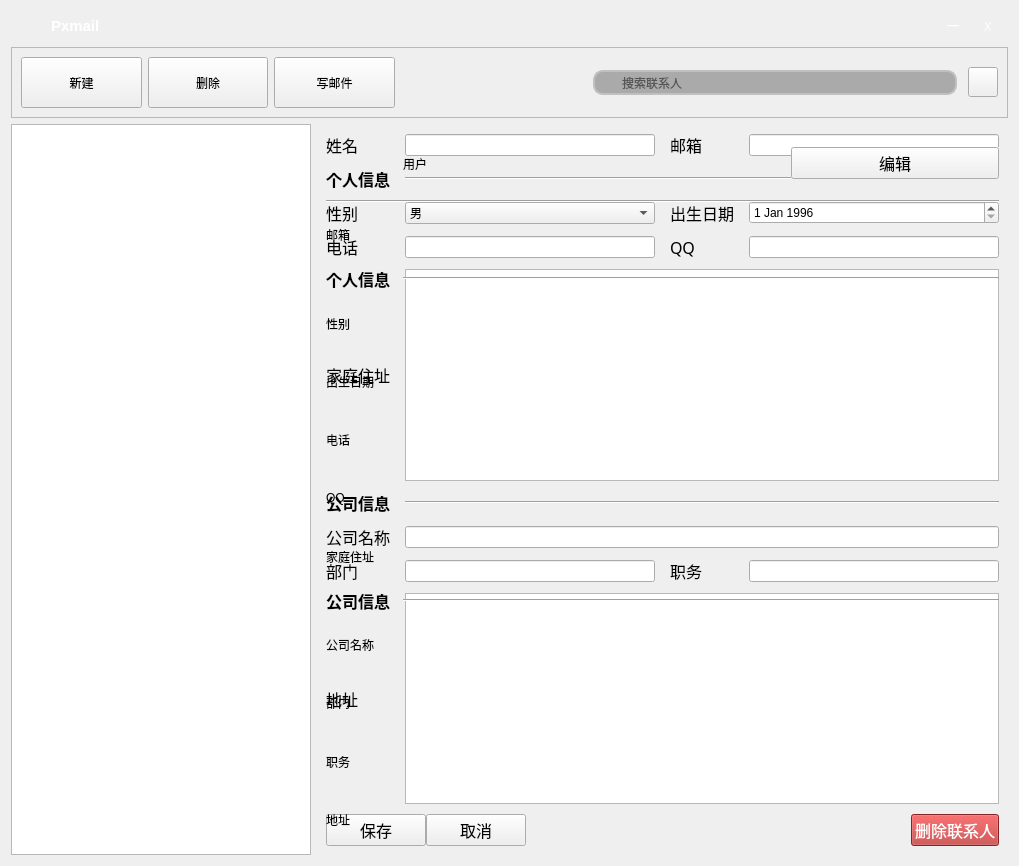
<?xml version="1.0" encoding="UTF-8"?>
<ui version="4.0">
 <class>Form</class>
 <widget class="QWidget" name="Form">
  <property name="geometry">
   <rect>
    <x>0</x>
    <y>0</y>
    <width>1019</width>
    <height>866</height>
   </rect>
  </property>
  <property name="focusPolicy">
   <enum>Qt::StrongFocus</enum>
  </property>
  <property name="contextMenuPolicy">
   <enum>Qt::ActionsContextMenu</enum>
  </property>
  <property name="windowTitle">
   <string>Form</string>
  </property>
  <layout class="QGridLayout" name="gridLayout_3">
   <item row="0" column="0" colspan="3">
    <widget class="QWidget" name="widget_3" native="true">
     <property name="minimumSize">
      <size>
       <width>40</width>
       <height>30</height>
      </size>
     </property>
     <property name="styleSheet">
      <string notr="true">/*background: rgb(68, 69, 73);*/</string>
     </property>
     <layout class="QHBoxLayout" name="horizontalLayout_10" stretch="1,5,20,1,0">
      <property name="spacing">
       <number>5</number>
      </property>
      <property name="leftMargin">
       <number>5</number>
      </property>
      <property name="topMargin">
       <number>0</number>
      </property>
      <property name="rightMargin">
       <number>5</number>
      </property>
      <property name="bottomMargin">
       <number>0</number>
      </property>
      <item>
       <widget class="QLabel" name="iconlabel">
        <property name="minimumSize">
         <size>
          <width>30</width>
          <height>30</height>
         </size>
        </property>
        <property name="maximumSize">
         <size>
          <width>30</width>
          <height>30</height>
         </size>
        </property>
        <property name="pixmap">
         <pixmap>logo.png</pixmap>
        </property>
        <property name="scaledContents">
         <bool>true</bool>
        </property>
       </widget>
      </item>
      <item>
       <widget class="QLabel" name="label_4">
        <property name="text">
         <string>&lt;html&gt;&lt;head/&gt;&lt;body&gt;&lt;p&gt;&lt;span style=&quot; font-size:11pt; font-weight:600; color:#ffffff;&quot;&gt;Pxmail&lt;/span&gt;&lt;/p&gt;&lt;/body&gt;&lt;/html&gt;</string>
        </property>
       </widget>
      </item>
      <item>
       <spacer name="horizontalSpacer_2">
        <property name="orientation">
         <enum>Qt::Horizontal</enum>
        </property>
        <property name="sizeHint" stdset="0">
         <size>
          <width>751</width>
          <height>20</height>
         </size>
        </property>
       </spacer>
      </item>
      <item>
       <widget class="QLabel" name="labelmin">
        <property name="minimumSize">
         <size>
          <width>30</width>
          <height>30</height>
         </size>
        </property>
        <property name="maximumSize">
         <size>
          <width>30</width>
          <height>30</height>
         </size>
        </property>
        <property name="font">
         <font>
          <family>微软雅黑</family>
         </font>
        </property>
        <property name="styleSheet">
         <string notr="true">QLabel{
   color:white;
	border:0px;
}
QLabel:hover{
   background-color:rgb(255,255,255,50%);
}</string>
        </property>
        <property name="text">
         <string>一</string>
        </property>
        <property name="alignment">
         <set>Qt::AlignCenter</set>
        </property>
       </widget>
      </item>
      <item>
       <widget class="QLabel" name="labelclose">
        <property name="minimumSize">
         <size>
          <width>30</width>
          <height>30</height>
         </size>
        </property>
        <property name="maximumSize">
         <size>
          <width>30</width>
          <height>30</height>
         </size>
        </property>
        <property name="font">
         <font>
          <family>微软雅黑</family>
         </font>
        </property>
        <property name="styleSheet">
         <string notr="true">QLabel{
   color:white;
   border:0px;
}
QLabel:hover{

   background-color:red;

}</string>
        </property>
        <property name="text">
         <string>X</string>
        </property>
        <property name="alignment">
         <set>Qt::AlignCenter</set>
        </property>
       </widget>
      </item>
     </layout>
    </widget>
   </item>
   <item row="1" column="0" rowspan="2" colspan="3">
    <widget class="QFrame" name="frame_2">
     <property name="frameShape">
      <enum>QFrame::StyledPanel</enum>
     </property>
     <property name="frameShadow">
      <enum>QFrame::Raised</enum>
     </property>
     <layout class="QHBoxLayout" name="horizontalLayout_3" stretch="8,4,8,0">
      <item>
       <layout class="QHBoxLayout" name="horizontalLayout_2">
        <item>
         <widget class="QPushButton" name="composeButton">
          <property name="minimumSize">
           <size>
            <width>91</width>
            <height>51</height>
           </size>
          </property>
          <property name="focusPolicy">
           <enum>Qt::NoFocus</enum>
          </property>
          <property name="styleSheet">
           <string notr="true">/*QPushButton{

border: none;

}
QPushButton:hover{
  background-color: qconicalgradient(cx:0.5, cy:0.522909, angle:179.9, stop:0.494318 rgba(181, 225, 250, 255), stop:0.5 rgba(222, 242, 251, 255));

}
QPushButton:pressed{
  background-color: qconicalgradient(cx:0.5, cy:0.522909, angle:179.9, stop:0.494318 rgba(134, 198, 233, 255), stop:0.5 rgba(206, 234, 248, 255));
 
}
*/</string>
          </property>
          <property name="text">
           <string>新建</string>
          </property>
          <property name="icon">
           <iconset>
            <normaloff>send.png</normaloff>send.png</iconset>
          </property>
          <property name="iconSize">
           <size>
            <width>30</width>
            <height>30</height>
           </size>
          </property>
         </widget>
        </item>
        <item>
         <widget class="QPushButton" name="refreshButton">
          <property name="minimumSize">
           <size>
            <width>91</width>
            <height>51</height>
           </size>
          </property>
          <property name="focusPolicy">
           <enum>Qt::NoFocus</enum>
          </property>
          <property name="styleSheet">
           <string notr="true"/>
          </property>
          <property name="text">
           <string>删除</string>
          </property>
          <property name="icon">
           <iconset>
            <normaloff>1refresh_128px_1194515_easyicon.net.png</normaloff>1refresh_128px_1194515_easyicon.net.png</iconset>
          </property>
          <property name="iconSize">
           <size>
            <width>30</width>
            <height>30</height>
           </size>
          </property>
         </widget>
        </item>
        <item>
         <widget class="QPushButton" name="contactlistButton">
          <property name="minimumSize">
           <size>
            <width>91</width>
            <height>51</height>
           </size>
          </property>
          <property name="focusPolicy">
           <enum>Qt::NoFocus</enum>
          </property>
          <property name="styleSheet">
           <string notr="true"/>
          </property>
          <property name="text">
           <string>写邮件</string>
          </property>
          <property name="icon">
           <iconset>
            <normaloff>1point_list_128px_1190662_easyicon.net.png</normaloff>1point_list_128px_1190662_easyicon.net.png</iconset>
          </property>
          <property name="iconSize">
           <size>
            <width>30</width>
            <height>30</height>
           </size>
          </property>
         </widget>
        </item>
       </layout>
      </item>
      <item>
       <spacer name="horizontalSpacer_3">
        <property name="orientation">
         <enum>Qt::Horizontal</enum>
        </property>
        <property name="sizeHint" stdset="0">
         <size>
          <width>205</width>
          <height>20</height>
         </size>
        </property>
       </spacer>
      </item>
      <item>
       <widget class="QFrame" name="frame_3">
        <property name="frameShape">
         <enum>QFrame::NoFrame</enum>
        </property>
        <property name="frameShadow">
         <enum>QFrame::Plain</enum>
        </property>
        <property name="lineWidth">
         <number>1</number>
        </property>
        <layout class="QHBoxLayout" name="horizontalLayout_7">
         <property name="spacing">
          <number>0</number>
         </property>
         <property name="margin">
          <number>5</number>
         </property>
         <item>
          <widget class="QLabel" name="searchlabel">
           <property name="minimumSize">
            <size>
             <width>25</width>
             <height>25</height>
            </size>
           </property>
           <property name="maximumSize">
            <size>
             <width>22</width>
             <height>25</height>
            </size>
           </property>
           <property name="styleSheet">
            <string notr="true">
border:2px solid gray;
border-top-left-radius:10px;
border-bottom-left-radius:10px;
padding:2px 2px;
border-right: none; 
border-color:silver;

background-color: #AAA;
color: #000;</string>
           </property>
           <property name="text">
            <string/>
           </property>
           <property name="pixmap">
            <pixmap>search24.png</pixmap>
           </property>
          </widget>
         </item>
         <item>
          <widget class="QLineEdit" name="searchEdit">
           <property name="minimumSize">
            <size>
             <width>0</width>
             <height>25</height>
            </size>
           </property>
           <property name="sizeIncrement">
            <size>
             <width>0</width>
             <height>24</height>
            </size>
           </property>
           <property name="focusPolicy">
            <enum>Qt::ClickFocus</enum>
           </property>
           <property name="styleSheet">
            <string notr="true">border:2px solid gray;
padding:2px 2px; 
border-left: 0px;
border-right:0px;
border-color:silver;

background-color: #AAA;
    color: #000;
   /*border: 2px solid #555;*/

</string>
           </property>
           <property name="text">
            <string/>
           </property>
           <property name="placeholderText">
            <string>搜索联系人</string>
           </property>
          </widget>
         </item>
         <item>
          <widget class="QLabel" name="Xlabel">
           <property name="minimumSize">
            <size>
             <width>25</width>
             <height>25</height>
            </size>
           </property>
           <property name="maximumSize">
            <size>
             <width>25</width>
             <height>25</height>
            </size>
           </property>
           <property name="styleSheet">
            <string notr="true">
border:2px solid gray;
border-top-right-radius:10px;
border-bottom-right-radius:10px;
padding:2px 2px;
border-color:silver;
border-left:none;


background-color: #AAA;
color: #000;

</string>
           </property>
           <property name="text">
            <string/>
           </property>
           <property name="alignment">
            <set>Qt::AlignCenter</set>
           </property>
          </widget>
         </item>
        </layout>
       </widget>
      </item>
      <item>
       <widget class="QPushButton" name="toolButton">
        <property name="minimumSize">
         <size>
          <width>30</width>
          <height>30</height>
         </size>
        </property>
        <property name="maximumSize">
         <size>
          <width>30</width>
          <height>30</height>
         </size>
        </property>
        <property name="focusPolicy">
         <enum>Qt::NoFocus</enum>
        </property>
        <property name="styleSheet">
         <string notr="true">/*QPushButton {
     
        text-align:  right center;
        padding-left: 3px;
}*/
QPushButton::menu-indicator {
      /*  subcontrol-position: right center;
        subcontrol-origin: padding;
        padding-right: 3px;*/
         image: none; 
}</string>
        </property>
        <property name="icon">
         <iconset>
          <normaloff>Black/arrowBottom.png</normaloff>Black/arrowBottom.png</iconset>
        </property>
       </widget>
      </item>
     </layout>
    </widget>
   </item>
   <item row="3" column="2">
    <widget class="QWidget" name="widgetEdit" native="true">
     <property name="enabled">
      <bool>true</bool>
     </property>
     <property name="cursor">
      <cursorShape>ArrowCursor</cursorShape>
     </property>
     <property name="focusPolicy">
      <enum>Qt::NoFocus</enum>
     </property>
     <property name="acceptDrops">
      <bool>false</bool>
     </property>
     <property name="autoFillBackground">
      <bool>false</bool>
     </property>
     <layout class="QGridLayout" name="gridLayout">
      <property name="horizontalSpacing">
       <number>15</number>
      </property>
      <property name="verticalSpacing">
       <number>10</number>
      </property>
      <item row="8" column="0">
       <widget class="QLabel" name="label_13">
        <property name="font">
         <font>
          <family>黑体</family>
          <pointsize>12</pointsize>
         </font>
        </property>
        <property name="text">
         <string>地址</string>
        </property>
       </widget>
      </item>
      <item row="0" column="0">
       <widget class="QLabel" name="label_14">
        <property name="font">
         <font>
          <family>黑体</family>
          <pointsize>12</pointsize>
         </font>
        </property>
        <property name="text">
         <string>姓名</string>
        </property>
       </widget>
      </item>
      <item row="0" column="1">
       <widget class="QLineEdit" name="Editname">
        <property name="text">
         <string/>
        </property>
       </widget>
      </item>
      <item row="0" column="3">
       <widget class="QLineEdit" name="Editmail"/>
      </item>
      <item row="0" column="2">
       <widget class="QLabel" name="label_3">
        <property name="font">
         <font>
          <family>黑体</family>
          <pointsize>12</pointsize>
         </font>
        </property>
        <property name="text">
         <string>邮箱</string>
        </property>
       </widget>
      </item>
      <item row="2" column="0">
       <widget class="QLabel" name="label_2">
        <property name="font">
         <font>
          <family>黑体</family>
          <pointsize>12</pointsize>
         </font>
        </property>
        <property name="text">
         <string>性别</string>
        </property>
       </widget>
      </item>
      <item row="2" column="1">
       <widget class="QComboBox" name="comboBoxsex">
        <item>
         <property name="text">
          <string>男</string>
         </property>
        </item>
        <item>
         <property name="text">
          <string>女</string>
         </property>
        </item>
       </widget>
      </item>
      <item row="1" column="1" colspan="3">
       <widget class="Line" name="line">
        <property name="orientation">
         <enum>Qt::Horizontal</enum>
        </property>
       </widget>
      </item>
      <item row="1" column="0">
       <widget class="QLabel" name="labelPrivate">
        <property name="font">
         <font>
          <family>黑体</family>
          <pointsize>12</pointsize>
          <weight>75</weight>
          <italic>false</italic>
          <bold>true</bold>
         </font>
        </property>
        <property name="text">
         <string>个人信息</string>
        </property>
       </widget>
      </item>
      <item row="2" column="2">
       <widget class="QLabel" name="label_5">
        <property name="font">
         <font>
          <family>黑体</family>
          <pointsize>12</pointsize>
         </font>
        </property>
        <property name="text">
         <string>出生日期</string>
        </property>
       </widget>
      </item>
      <item row="3" column="1">
       <widget class="QLineEdit" name="Editphone"/>
      </item>
      <item row="2" column="3">
       <widget class="QDateEdit" name="dateEdit">
        <property name="dateTime">
         <datetime>
          <hour>0</hour>
          <minute>0</minute>
          <second>0</second>
          <year>1996</year>
          <month>1</month>
          <day>1</day>
         </datetime>
        </property>
       </widget>
      </item>
      <item row="3" column="0">
       <widget class="QLabel" name="label_6">
        <property name="font">
         <font>
          <family>黑体</family>
          <pointsize>12</pointsize>
         </font>
        </property>
        <property name="text">
         <string>电话</string>
        </property>
       </widget>
      </item>
      <item row="3" column="2">
       <widget class="QLabel" name="label_7">
        <property name="font">
         <font>
          <family>黑体</family>
          <pointsize>12</pointsize>
         </font>
        </property>
        <property name="text">
         <string>QQ</string>
        </property>
       </widget>
      </item>
      <item row="3" column="3">
       <widget class="QLineEdit" name="Editqq"/>
      </item>
      <item row="5" column="1" colspan="3">
       <widget class="Line" name="line_2">
        <property name="orientation">
         <enum>Qt::Horizontal</enum>
        </property>
       </widget>
      </item>
      <item row="6" column="0">
       <widget class="QLabel" name="labelcom_2">
        <property name="font">
         <font>
          <family>黑体</family>
          <pointsize>12</pointsize>
         </font>
        </property>
        <property name="text">
         <string>公司名称</string>
        </property>
       </widget>
      </item>
      <item row="4" column="0">
       <widget class="QLabel" name="label_8">
        <property name="font">
         <font>
          <family>黑体</family>
          <pointsize>12</pointsize>
         </font>
        </property>
        <property name="text">
         <string>家庭住址</string>
        </property>
       </widget>
      </item>
      <item row="5" column="0">
       <widget class="QLabel" name="labelCompany">
        <property name="font">
         <font>
          <family>黑体</family>
          <pointsize>12</pointsize>
          <weight>75</weight>
          <bold>true</bold>
         </font>
        </property>
        <property name="text">
         <string>公司信息</string>
        </property>
       </widget>
      </item>
      <item row="7" column="0">
       <widget class="QLabel" name="label_11">
        <property name="font">
         <font>
          <family>黑体</family>
          <pointsize>12</pointsize>
         </font>
        </property>
        <property name="text">
         <string>部门</string>
        </property>
       </widget>
      </item>
      <item row="7" column="3">
       <widget class="QLineEdit" name="Editwork"/>
      </item>
      <item row="7" column="1">
       <widget class="QLineEdit" name="Editpart"/>
      </item>
      <item row="7" column="2">
       <widget class="QLabel" name="label_12">
        <property name="font">
         <font>
          <family>黑体</family>
          <pointsize>12</pointsize>
         </font>
        </property>
        <property name="text">
         <string>职务</string>
        </property>
       </widget>
      </item>
      <item row="4" column="1" colspan="3">
       <widget class="QTextEdit" name="Edithomeadd"/>
      </item>
      <item row="9" column="0" colspan="4">
       <layout class="QHBoxLayout" name="horizontalLayout">
        <item>
         <widget class="QPushButton" name="pushButtonsave">
          <property name="minimumSize">
           <size>
            <width>100</width>
            <height>0</height>
           </size>
          </property>
          <property name="maximumSize">
           <size>
            <width>120</width>
            <height>16777215</height>
           </size>
          </property>
          <property name="font">
           <font>
            <family>黑体</family>
            <pointsize>12</pointsize>
           </font>
          </property>
          <property name="text">
           <string>保存</string>
          </property>
         </widget>
        </item>
        <item>
         <widget class="QPushButton" name="pushButtoncancel">
          <property name="minimumSize">
           <size>
            <width>100</width>
            <height>0</height>
           </size>
          </property>
          <property name="maximumSize">
           <size>
            <width>120</width>
            <height>16777215</height>
           </size>
          </property>
          <property name="font">
           <font>
            <family>黑体</family>
            <pointsize>12</pointsize>
           </font>
          </property>
          <property name="text">
           <string>取消</string>
          </property>
         </widget>
        </item>
        <item>
         <spacer name="horizontalSpacer">
          <property name="orientation">
           <enum>Qt::Horizontal</enum>
          </property>
          <property name="sizeHint" stdset="0">
           <size>
            <width>40</width>
            <height>20</height>
           </size>
          </property>
         </spacer>
        </item>
        <item>
         <widget class="QPushButton" name="pushButtondelete">
          <property name="font">
           <font>
            <family>黑体</family>
            <pointsize>12</pointsize>
           </font>
          </property>
          <property name="styleSheet">
           <string notr="true">
   color:white;




background-color: rgb(185, 50, 50);
</string>
          </property>
          <property name="text">
           <string>删除联系人</string>
          </property>
         </widget>
        </item>
       </layout>
      </item>
      <item row="8" column="1" colspan="3">
       <widget class="QTextEdit" name="Editcomadd"/>
      </item>
      <item row="6" column="1" colspan="3">
       <widget class="QLineEdit" name="Editcom"/>
      </item>
     </layout>
    </widget>
   </item>
   <item row="3" column="1" colspan="2">
    <widget class="QWidget" name="widgetShow" native="true">
     <layout class="QGridLayout" name="gridLayout_2">
      <item row="0" column="0">
       <widget class="QLabel" name="labelimage">
        <property name="minimumSize">
         <size>
          <width>71</width>
          <height>61</height>
         </size>
        </property>
        <property name="maximumSize">
         <size>
          <width>71</width>
          <height>61</height>
         </size>
        </property>
        <property name="text">
         <string/>
        </property>
        <property name="pixmap">
         <pixmap>person.png</pixmap>
        </property>
       </widget>
      </item>
      <item row="7" column="0">
       <widget class="QLabel" name="labelqq">
        <property name="text">
         <string>QQ</string>
        </property>
       </widget>
      </item>
      <item row="2" column="0">
       <widget class="QLabel" name="labelmail">
        <property name="text">
         <string>邮箱</string>
        </property>
       </widget>
      </item>
      <item row="4" column="0">
       <widget class="QLabel" name="labelsex">
        <property name="text">
         <string>性别</string>
        </property>
       </widget>
      </item>
      <item row="3" column="0">
       <widget class="QLabel" name="labelPrivate2">
        <property name="font">
         <font>
          <family>黑体</family>
          <pointsize>12</pointsize>
          <weight>75</weight>
          <italic>false</italic>
          <bold>true</bold>
         </font>
        </property>
        <property name="text">
         <string>个人信息</string>
        </property>
       </widget>
      </item>
      <item row="8" column="0">
       <widget class="QLabel" name="labelhomeadd">
        <property name="text">
         <string>家庭住址</string>
        </property>
       </widget>
      </item>
      <item row="1" column="0" colspan="4">
       <widget class="Line" name="line_3">
        <property name="orientation">
         <enum>Qt::Horizontal</enum>
        </property>
       </widget>
      </item>
      <item row="6" column="0">
       <widget class="QLabel" name="labelphone">
        <property name="text">
         <string>电话</string>
        </property>
       </widget>
      </item>
      <item row="0" column="1" colspan="2">
       <widget class="QLabel" name="labelname">
        <property name="text">
         <string>用户</string>
        </property>
       </widget>
      </item>
      <item row="0" column="3">
       <widget class="QPushButton" name="EditButton">
        <property name="minimumSize">
         <size>
          <width>208</width>
          <height>29</height>
         </size>
        </property>
        <property name="font">
         <font>
          <family>黑体</family>
          <pointsize>12</pointsize>
         </font>
        </property>
        <property name="mouseTracking">
         <bool>false</bool>
        </property>
        <property name="layoutDirection">
         <enum>Qt::LeftToRight</enum>
        </property>
        <property name="autoFillBackground">
         <bool>true</bool>
        </property>
        <property name="text">
         <string>编辑</string>
        </property>
        <property name="autoRepeatDelay">
         <number>300</number>
        </property>
        <property name="autoDefault">
         <bool>false</bool>
        </property>
        <property name="default">
         <bool>false</bool>
        </property>
       </widget>
      </item>
      <item row="5" column="0">
       <widget class="QLabel" name="labelbirth">
        <property name="text">
         <string>出生日期</string>
        </property>
       </widget>
      </item>
      <item row="3" column="1" colspan="3">
       <widget class="Line" name="line_4">
        <property name="orientation">
         <enum>Qt::Horizontal</enum>
        </property>
       </widget>
      </item>
      <item row="2" column="1" colspan="3">
       <widget class="QLabel" name="labelmailtxt">
        <property name="text">
         <string/>
        </property>
       </widget>
      </item>
      <item row="10" column="0">
       <widget class="QLabel" name="labelcom">
        <property name="text">
         <string>公司名称</string>
        </property>
       </widget>
      </item>
      <item row="11" column="0">
       <widget class="QLabel" name="labelpart">
        <property name="text">
         <string>部门</string>
        </property>
       </widget>
      </item>
      <item row="12" column="0">
       <widget class="QLabel" name="labelwork">
        <property name="text">
         <string>职务</string>
        </property>
       </widget>
      </item>
      <item row="13" column="0">
       <widget class="QLabel" name="labelcomadd">
        <property name="text">
         <string>地址</string>
        </property>
       </widget>
      </item>
      <item row="9" column="0">
       <widget class="QLabel" name="labelCompany2">
        <property name="font">
         <font>
          <family>黑体</family>
          <pointsize>12</pointsize>
          <weight>75</weight>
          <bold>true</bold>
         </font>
        </property>
        <property name="text">
         <string>公司信息</string>
        </property>
       </widget>
      </item>
      <item row="9" column="1" colspan="3">
       <widget class="Line" name="line_5">
        <property name="orientation">
         <enum>Qt::Horizontal</enum>
        </property>
       </widget>
      </item>
      <item row="10" column="1" colspan="2">
       <widget class="QLabel" name="labelcomtxt">
        <property name="text">
         <string/>
        </property>
       </widget>
      </item>
      <item row="5" column="1" colspan="2">
       <widget class="QLabel" name="labelbrithtxt">
        <property name="text">
         <string/>
        </property>
       </widget>
      </item>
      <item row="13" column="1" colspan="2">
       <widget class="QLabel" name="labelcomaddtxt">
        <property name="text">
         <string/>
        </property>
       </widget>
      </item>
      <item row="8" column="1" colspan="2">
       <widget class="QLabel" name="labelhomeaddtxt">
        <property name="text">
         <string/>
        </property>
       </widget>
      </item>
      <item row="11" column="1" colspan="2">
       <widget class="QLabel" name="labelparttxt">
        <property name="text">
         <string/>
        </property>
       </widget>
      </item>
      <item row="6" column="1" colspan="2">
       <widget class="QLabel" name="labelphonetxt">
        <property name="text">
         <string/>
        </property>
       </widget>
      </item>
      <item row="7" column="1" colspan="2">
       <widget class="QLabel" name="labelqqtxt">
        <property name="text">
         <string/>
        </property>
       </widget>
      </item>
      <item row="4" column="1" colspan="2">
       <widget class="QLabel" name="labelsextxt">
        <property name="text">
         <string/>
        </property>
       </widget>
      </item>
      <item row="12" column="1" colspan="2">
       <widget class="QLabel" name="labelworktxt">
        <property name="text">
         <string/>
        </property>
       </widget>
      </item>
     </layout>
    </widget>
   </item>
   <item row="3" column="0">
    <widget class="QListWidget" name="listpeople">
     <property name="minimumSize">
      <size>
       <width>300</width>
       <height>0</height>
      </size>
     </property>
     <property name="maximumSize">
      <size>
       <width>300</width>
       <height>16777215</height>
      </size>
     </property>
     <property name="font">
      <font>
       <pointsize>14</pointsize>
      </font>
     </property>
    </widget>
   </item>
  </layout>
 </widget>
 <resources/>
 <connections>
  <connection>
   <sender>EditButton</sender>
   <signal>clicked()</signal>
   <receiver>widgetShow</receiver>
   <slot>hide()</slot>
   <hints>
    <hint type="sourcelabel">
     <x>1058</x>
     <y>186</y>
    </hint>
    <hint type="destinationlabel">
     <x>450</x>
     <y>285</y>
    </hint>
   </hints>
  </connection>
  <connection>
   <sender>EditButton</sender>
   <signal>clicked()</signal>
   <receiver>widgetEdit</receiver>
   <slot>show()</slot>
   <hints>
    <hint type="sourcelabel">
     <x>1058</x>
     <y>187</y>
    </hint>
    <hint type="destinationlabel">
     <x>585</x>
     <y>360</y>
    </hint>
   </hints>
  </connection>
  <connection>
   <sender>pushButtoncancel</sender>
   <signal>clicked()</signal>
   <receiver>widgetShow</receiver>
   <slot>show()</slot>
   <hints>
    <hint type="sourcelabel">
     <x>536</x>
     <y>842</y>
    </hint>
    <hint type="destinationlabel">
     <x>605</x>
     <y>390</y>
    </hint>
   </hints>
  </connection>
  <connection>
   <sender>pushButtoncancel</sender>
   <signal>clicked()</signal>
   <receiver>widgetEdit</receiver>
   <slot>hide()</slot>
   <hints>
    <hint type="sourcelabel">
     <x>536</x>
     <y>842</y>
    </hint>
    <hint type="destinationlabel">
     <x>585</x>
     <y>400</y>
    </hint>
   </hints>
  </connection>
  <connection>
   <sender>listpeople</sender>
   <signal>itemClicked(QListWidgetItem*)</signal>
   <receiver>Form</receiver>
   <slot>onPeopleSelected()</slot>
   <hints>
    <hint type="sourcelabel">
     <x>160</x>
     <y>493</y>
    </hint>
    <hint type="destinationlabel">
     <x>540</x>
     <y>432</y>
    </hint>
   </hints>
  </connection>
  <connection>
   <sender>composeButton</sender>
   <signal>clicked()</signal>
   <receiver>Form</receiver>
   <slot>onCreatperson()</slot>
   <hints>
    <hint type="sourcelabel">
     <x>96</x>
     <y>86</y>
    </hint>
    <hint type="destinationlabel">
     <x>194</x>
     <y>43</y>
    </hint>
   </hints>
  </connection>
  <connection>
   <sender>refreshButton</sender>
   <signal>clicked()</signal>
   <receiver>Form</receiver>
   <slot>onDeleteperson()</slot>
   <hints>
    <hint type="sourcelabel">
     <x>225</x>
     <y>79</y>
    </hint>
    <hint type="destinationlabel">
     <x>339</x>
     <y>45</y>
    </hint>
   </hints>
  </connection>
  <connection>
   <sender>contactlistButton</sender>
   <signal>clicked()</signal>
   <receiver>Form</receiver>
   <slot>onComposeMail()</slot>
   <hints>
    <hint type="sourcelabel">
     <x>360</x>
     <y>92</y>
    </hint>
    <hint type="destinationlabel">
     <x>480</x>
     <y>46</y>
    </hint>
   </hints>
  </connection>
  <connection>
   <sender>pushButtonsave</sender>
   <signal>clicked()</signal>
   <receiver>Form</receiver>
   <slot>onPeopleSaved()</slot>
   <hints>
    <hint type="sourcelabel">
     <x>375</x>
     <y>826</y>
    </hint>
    <hint type="destinationlabel">
     <x>316</x>
     <y>857</y>
    </hint>
   </hints>
  </connection>
  <connection>
   <sender>EditButton</sender>
   <signal>clicked()</signal>
   <receiver>Form</receiver>
   <slot>onEdit()</slot>
   <hints>
    <hint type="sourcelabel">
     <x>954</x>
     <y>173</y>
    </hint>
    <hint type="destinationlabel">
     <x>540</x>
     <y>432</y>
    </hint>
   </hints>
  </connection>
  <connection>
   <sender>pushButtondelete</sender>
   <signal>clicked()</signal>
   <receiver>Form</receiver>
   <slot>onDeleteperson()</slot>
   <hints>
    <hint type="sourcelabel">
     <x>1003</x>
     <y>828</y>
    </hint>
    <hint type="destinationlabel">
     <x>540</x>
     <y>432</y>
    </hint>
   </hints>
  </connection>
 </connections>
 <slots>
  <slot>onPeopleSelected()</slot>
  <slot>onCreatperson()</slot>
  <slot>onDeleteperson()</slot>
  <slot>onComposeMail()</slot>
  <slot>onPeopleSaved()</slot>
  <slot>onEdit()</slot>
 </slots>
</ui>
